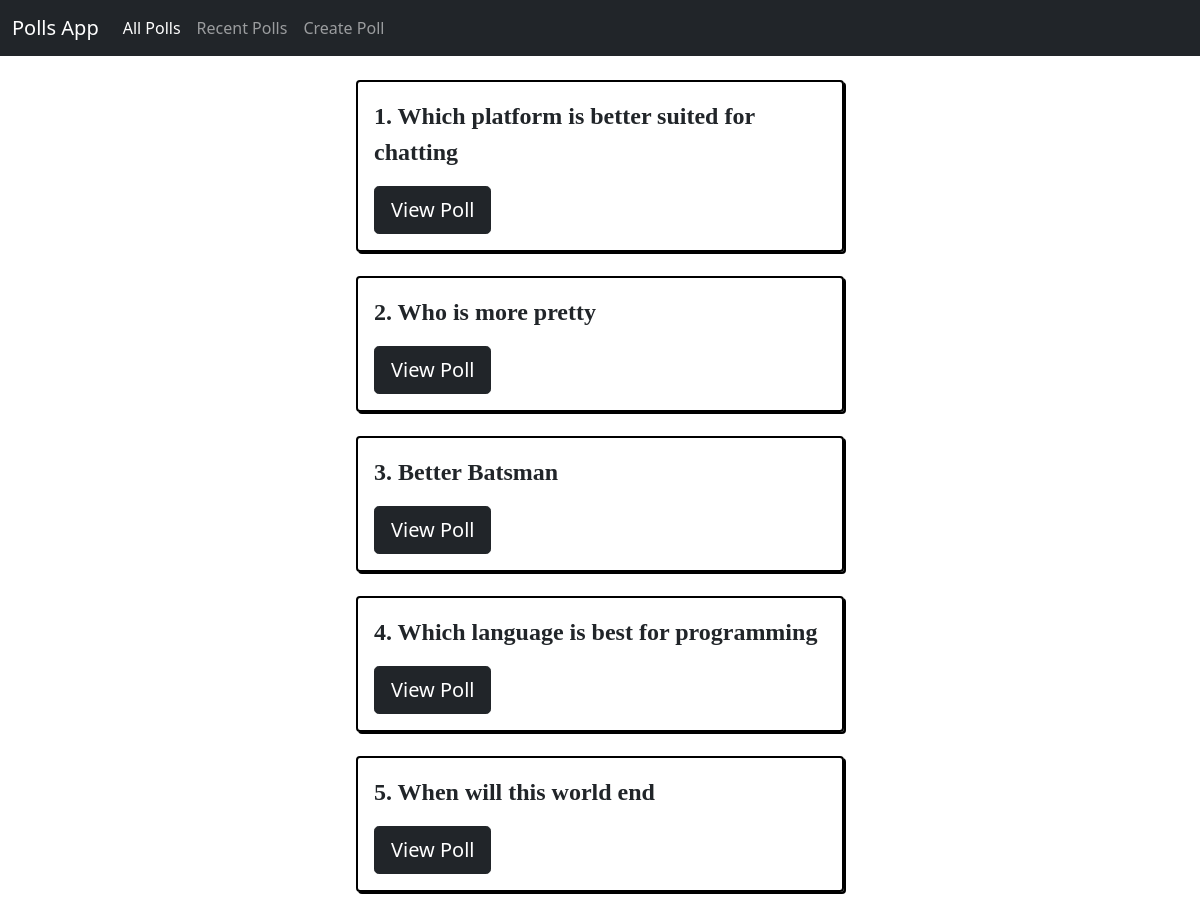
Screenshot of /polls/ with the database file from the repository.
### polls/models.py (models this page shows, shortened)
class Question(models.Model):
    question_text = models.CharField(max_length=1200)
    pub_date = models.DateTimeField('date published')

### polls/views.py (the view)
# urls.py: path('', views.index, name = 'index'),
def index(request):
    polls_list = Question.objects.all().order_by('pub_date')
    response = ', '.join([q.question_text for q in polls_list])
    return render(request,'polls/index.html',{'polls_list':polls_list})

### polls/templates/polls/index.html (shortened to what this page needs)
<!doctype html>
<html lang="en">
<head>
    <link href="https://cdn.jsdelivr.net/npm/bootstrap@5.0.1/dist/css/bootstrap.min.css" rel="stylesheet"
>
</head>
<body>
    <nav class="navbar navbar-expand-lg navbar-dark bg-dark">
        <div class="container-fluid">
            <a class="navbar-brand" href="#">Polls App</a>
            <div class="collapse navbar-collapse" id="navbarSupportedContent">
                <ul class="navbar-nav me-auto mb-2 mb-lg-0">
                    <li class="nav-item">
                        <a class="nav-link active" aria-current="page" href="#">All Polls</a>
                    </li>
                    <li class="nav-item">
                        <a class="nav-link" href="#">Recent Polls</a>
                    </li>
                    <li class="nav-item">
                        <a class="nav-link" href="#">Create Poll</a>
                    </li>
                </ul>
            </div>
        </div>
    </nav>
    <div class="container mt-4" style="width: 32em;">
        {%if polls_list%}
        {%for question in polls_list%}
        <div class="container-sm mb-4 question">
            <p class="questionText">{{forloop.counter}}. {{question.question_text}}</p>
            <a class="link" href="{%url 'polls:details' question.id%}"><button type="button" class="btn btn-dark btn-lg" style="margin-right: 10px;">View Poll</button></a>
        </div>
        {%endfor%}
        {%else%}
        <p style="align-self: center;">No polls available</p>
        {%endif%}
    </div>
</body>
</html>

### polls/templates/polls/index.html (style rules this page uses)
.questionText { font-family: 'Sen'; font-size: 24px; font-weight: 600; }
.link { color: white; text-decoration: none; }
.question { border: 2px solid black; padding: 1em; border-radius: 4px; box-shadow: 2px 2px black; }

### rows the page displays
Question: question_text "Which platform is better suited for chatting"
Question: question_text "Who is more pretty"
Question: question_text "Better Batsman"
Question: question_text "Which language is best for programming"
Question: question_text "When will this world end"
